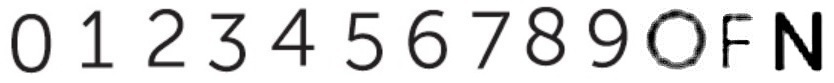
#> input picture OpticalCharacterRecognition/reference_images/reference_images.jpg, 834 x 83 px
$ python -i ocr.py   (imports and definitions only)
#> lines starting #> are read from the running program, lines starting #| are printed output that depends on the picture; after the words box and inside, x2 and y2 are one past the last pixel; in counts of white or black regions, pixels touching at a corner belong together
#> further down, picture is the input picture: shape (83, 834, 3); mean B, G, R 221.9, 221.7, 222
from imutils import contours
import numpy as np
import imutils
import cv2
from shutil import move
from os import remove
from os.path import dirname, realpath, join

SCREENSHORT_PATH_REMOTE_SOURCE = 'screenshort/path/remote/source.png'


class OCR:
    def __init__(self):
        """
        Initialization
        """
        here = dirname(realpath(__file__))
        self.reference_images_path = join(here, '..', 'reference_images', 'reference_images.jpg')
        screenshort_dir_local_dest = join(here, '..', 'captured_images')
        self.screenshort_path_local_dest_png = join(screenshort_dir_local_dest, 'screenshort.png')
        self.screenshort_path_local_dest_jpg = join(screenshort_dir_local_dest, 'screenshort.jpg')

    # [7 lines left out: function plot_graph, not called in this run]

    def process_background_is_white(self, image):
        """
        Process and return if background is white
        """
        image = cv2.cvtColor(image, cv2.COLOR_BGR2GRAY)  # convert it to grayscale
        image = cv2.threshold(image, 200, 255, cv2.THRESH_BINARY)[1]  # thresholding
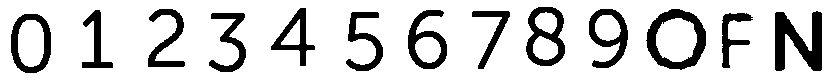
#> image: shape (83, 834); 82.7% white; 13 black regions, largest, box (x1, y1, x2, y2) and area: (775, 11, 822, 71) 1629, (646, 9, 706, 70) 1388, (526, 7, 565, 66) 1062
        n_white_pix = np.sum(image == 255)
#> n_white_pix = 57248
        n_black_pix = np.sum(image == 0)
#> n_black_pix = 11974
        return image, n_white_pix > n_black_pix

    def process_image(self, image):
        """
        Create dictionary of splitted images
        """
        image, backgrond_is_white = self.process_background_is_white(image)
#> backgrond_is_white = True
        if backgrond_is_white:
            image = cv2.bitwise_not(image)
#> image: shape (83, 834); 17.3% white; 13 white regions
        cnts = cv2.findContours(image.copy(), cv2.RETR_EXTERNAL, cv2.CHAIN_APPROX_SIMPLE)
#> cnts = 13 contours; largest, box (x1, y1, x2, y2) and area: (646, 9, 706, 70) 2730, (11, 14, 51, 73) 1921, (526, 7, 565, 66) 1787, (775, 11, 822, 71) 1478, (589, 9, 628, 68) 1388
        cnts = imutils.grab_contours(cnts)
        cnts = contours.sort_contours(cnts, method="left-to-right")[0]
        digits = {}
        for (i, c) in enumerate(cnts):
            (x, y, w, h) = cv2.boundingRect(c)
            roi = image[y:y + h, x:x + w]
            roi = cv2.resize(roi, (57, 88))
            digits[i] = roi
#> this loop made 13 passes
#> (x, y, w, h) on passes 1 to 12: (11, 14, 40, 59), (82, 10, 31, 58), (148, 9, 37, 58), (209, 13, 37, 59), (271, 8, 44, 58), (346, 12, 37, 59), (408, 10, 39, 59), (472, 11, 38, 58), (526, 7, 39, 59), (589, 9, 39, 59), (646, 9, 60, 61), (722, 13, 31, 55)
#> pass 1, in process_image, `roi = image[y:y + h, x:x + w]`:
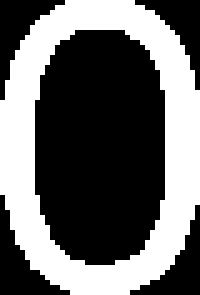
#> roi: shape (59, 40) (shown 5 times larger); 40.2% white; 1 white region, box (x1, y1, x2, y2) and area: (0, 0, 40, 59) 949
#> pass 1, in process_image, `roi = cv2.resize(roi, (57, 88))`:
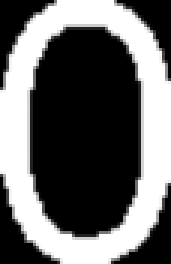
#> roi: shape (88, 57) (shown 3 times larger); min 0, max 255, mean 102.5
#> pass 2, in process_image, `roi = image[y:y + h, x:x + w]`:
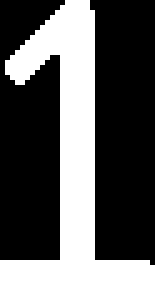
#> roi: shape (58, 31) (shown 5 times larger); 34.8% white; 1 white region, box (x1, y1, x2, y2) and area: (0, 0, 31, 58) 626
#> pass 2, in process_image, `roi = cv2.resize(roi, (57, 88))`:
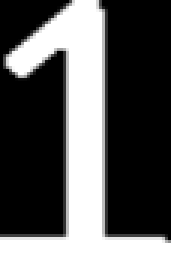
#> roi: shape (88, 57) (shown 3 times larger); min 0, max 255, mean 88.8
#> after the loop, digits = 13 items
        return digits

    # [83 lines left out: functions create_references, read_resize, read_numbers, read_background, replace_to_ofn_letters, match_digits and 3 more, not called in this run]

>>> import cv2
>>> picture = cv2.imread('reference_images/reference_images.jpg')
>>> result = OCR().process_image(picture)
#> result = 13 items
